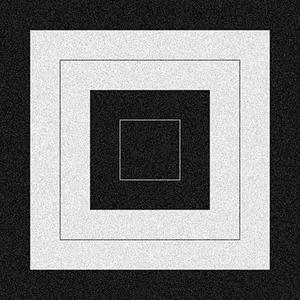
#> input picture Lab-1/box.jpg, 300 x 300 px
$ python image_load.py
#> lines starting #> are read from the running program, lines starting #| are printed output that depends on the picture
import numpy as np
import cv2

img = cv2.imread('box.jpg', cv2.IMREAD_GRAYSCALE)
#> img is the input picture: shape (300, 300); min 0, max 255, mean 122.3
cv2.imshow('grayscaled input image', img)
print(img.max())
#| 255
print(img.min())
#| 0

h, w = img.shape
#> h = 300; w = 300
out = np.zeros((h, w), dtype=np.uint8)
cv2.imshow('initial output image', out)

# ------------------------------------------------------------------
# >>> Filled-in section: make a simple filtered version of the image
# Use a 3x3 mean filter as an example processing step
kernel = np.ones((3, 3), np.float32) / 9.0
out = cv2.filter2D(img, ddepth=-1, kernel=kernel)
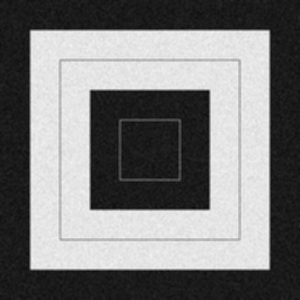
#> out: shape (300, 300); min 12, max 244, mean 122.3
# ------------------------------------------------------------------

cv2.imshow('new output image', out)
print(out)
#> (printed output is left out)

out = np.round(cv2.normalize(out, None, 0, 255, cv2.NORM_MINMAX)).astype(np.uint8)
cv2.imshow('normalised output image', out)

img_bordered = cv2.copyMakeBorder(
    src=img, top=25, bottom=25, left=25, right=25, borderType=cv2.BORDER_CONSTANT
)
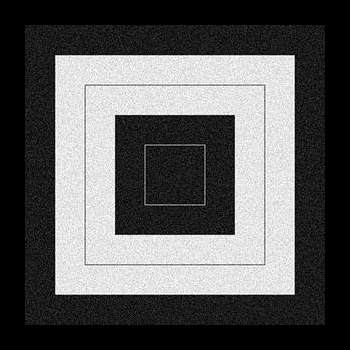
#> img_bordered: shape (350, 350); min 0, max 255, mean 89.9
cv2.imshow('bordered image', img_bordered)

cv2.waitKey(0)
cv2.destroyAllWindows()
